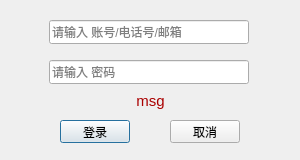
<?xml version="1.0" encoding="UTF-8"?>
<ui version="4.0">
 <class>Dialog</class>
 <widget class="QDialog" name="Dialog">
  <property name="geometry">
   <rect>
    <x>0</x>
    <y>0</y>
    <width>300</width>
    <height>160</height>
   </rect>
  </property>
  <property name="minimumSize">
   <size>
    <width>300</width>
    <height>160</height>
   </size>
  </property>
  <property name="maximumSize">
   <size>
    <width>300</width>
    <height>160</height>
   </size>
  </property>
  <property name="windowTitle">
   <string>登录</string>
  </property>
  <widget class="QLineEdit" name="editAccount">
   <property name="geometry">
    <rect>
     <x>49</x>
     <y>20</y>
     <width>200</width>
     <height>24</height>
    </rect>
   </property>
   <property name="placeholderText">
    <string>请输入 账号/电话号/邮箱</string>
   </property>
  </widget>
  <widget class="QLineEdit" name="editPwd">
   <property name="geometry">
    <rect>
     <x>49</x>
     <y>60</y>
     <width>200</width>
     <height>24</height>
    </rect>
   </property>
   <property name="echoMode">
    <enum>QLineEdit::Password</enum>
   </property>
   <property name="placeholderText">
    <string>请输入 密码</string>
   </property>
  </widget>
  <widget class="QPushButton" name="btnOk">
   <property name="geometry">
    <rect>
     <x>60</x>
     <y>120</y>
     <width>70</width>
     <height>23</height>
    </rect>
   </property>
   <property name="text">
    <string>登录</string>
   </property>
   <property name="default">
    <bool>true</bool>
   </property>
  </widget>
  <widget class="QPushButton" name="btnCancel">
   <property name="geometry">
    <rect>
     <x>170</x>
     <y>120</y>
     <width>70</width>
     <height>23</height>
    </rect>
   </property>
   <property name="text">
    <string>取消</string>
   </property>
  </widget>
  <widget class="QLabel" name="labelMsg">
   <property name="geometry">
    <rect>
     <x>10</x>
     <y>80</y>
     <width>281</width>
     <height>41</height>
    </rect>
   </property>
   <property name="font">
    <font>
     <pointsize>11</pointsize>
    </font>
   </property>
   <property name="styleSheet">
    <string notr="true">color: rgb(170, 0, 0);</string>
   </property>
   <property name="text">
    <string>msg</string>
   </property>
   <property name="alignment">
    <set>Qt::AlignCenter</set>
   </property>
  </widget>
 </widget>
 <resources/>
 <connections>
  <connection>
   <sender>btnCancel</sender>
   <signal>clicked()</signal>
   <receiver>Dialog</receiver>
   <slot>reject()</slot>
   <hints>
    <hint type="sourcelabel">
     <x>221</x>
     <y>174</y>
    </hint>
    <hint type="destinationlabel">
     <x>257</x>
     <y>170</y>
    </hint>
   </hints>
  </connection>
 </connections>
</ui>
